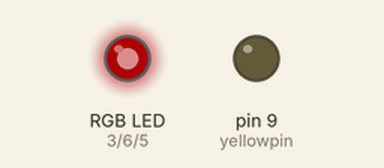
A sketch run on a simulated Arduino Uno, built with avr-gcc and run on an emulated ATmega328P. On the bench: an RGB LED mixed from three pins (HIGH = lit), output pins drawn as LEDs (lit = HIGH). Dim RGB values are drawn brighter than linear.

Above: at 0.05 s.
At 1.0 s:
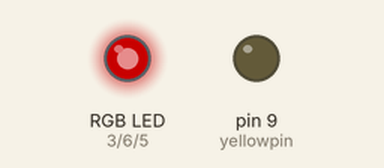
At 2.0 s:
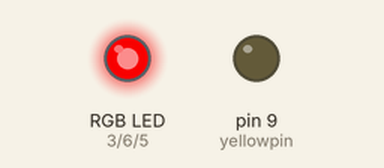
At 4.0 s:
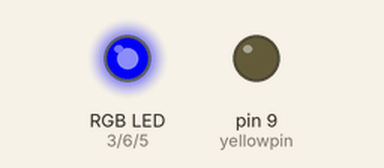
At 6.0 s:
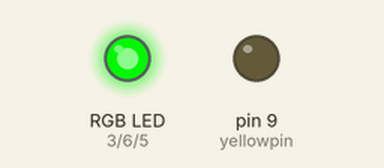
At 8.0 s:
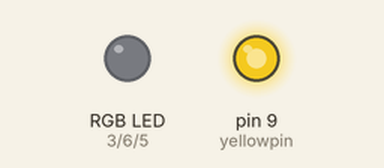
Timing chart, 0 to 10.4 s (numbered marks = the images above):
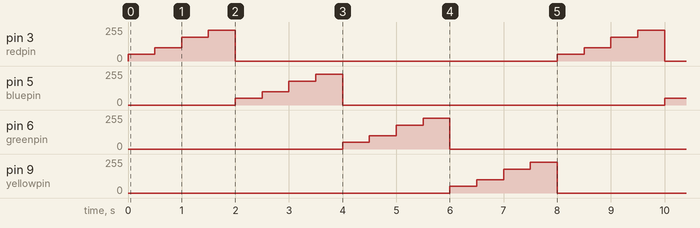

The sketch:

NguyenM_CSCI3511_Lab7.ino
```cpp
// PWM: {3,5,6,9,10,11}
int redpin = 3;
int bluepin = 5;
int greenpin = 6;
int yellowpin = 9;

int brightnessValue[4] = {50, 100, 180, 230};
void setup() {

  // put your setup code here, to run once:
  pinMode(redpin, OUTPUT);
  pinMode(bluepin, OUTPUT);
  pinMode(greenpin, OUTPUT);
  pinMode(yellowpin, OUTPUT);
}

void loop() {
  // put your main code here, to run repeatedly:
  for (int i = 0; i < 4; i++ ){
    analogWrite(redpin, brightnessValue[i]);
    delay(500);
  }
  analogWrite(redpin, 0);

  for (int i = 0; i < 4; i++ ){
    analogWrite(bluepin, brightnessValue[i]);
    delay(500);
  }
  analogWrite(bluepin, 0);

  for (int i = 0; i < 4; i++ ){
    analogWrite(greenpin, brightnessValue[i]);
    delay(500);
  }
  analogWrite(greenpin, 0);

  for (int i = 0; i < 4; i++ ){
    analogWrite(yellowpin, brightnessValue[i]);
    delay(500);
  }
  analogWrite(yellowpin, 0);
}
```

Measured:
- by itself, pin 3 (redpin), pin 5 (bluepin), pin 6 (greenpin), pin 9 (yellowpin): repeats every 8.0 s: 100/255 0.50 s, 180/255 0.50 s, 230/255 0.50 s, 0/255 6.0 s, 50/255 0.50 s
